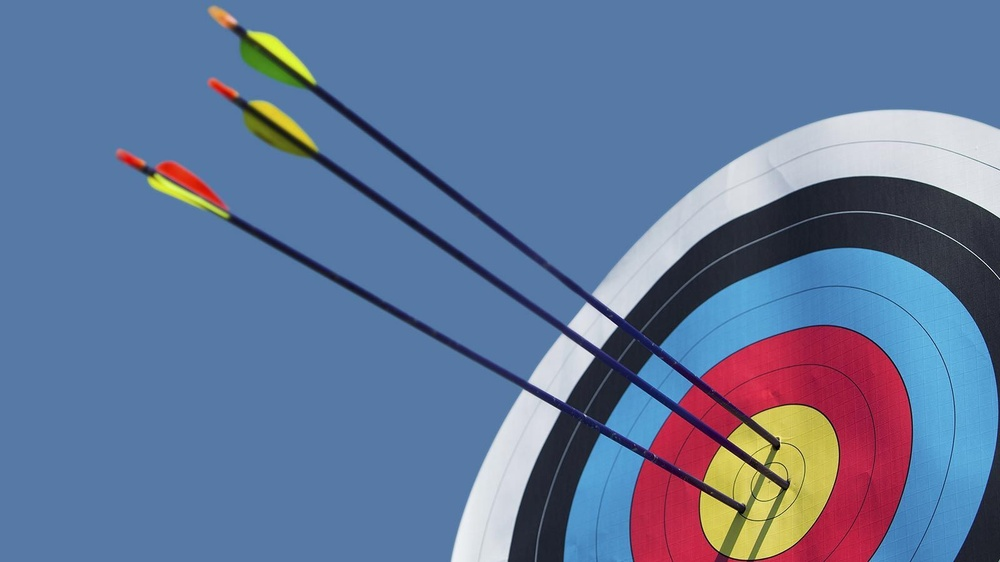
#> input picture icon.jpg, 1000 x 562 px, shrunk from 1600 x 900 before the run
$ python opencv1.py
#> lines starting #> are read from the running program, lines starting #| are printed output that depends on the picture
import cv2
img=cv2.imread('icon.jpg',0)
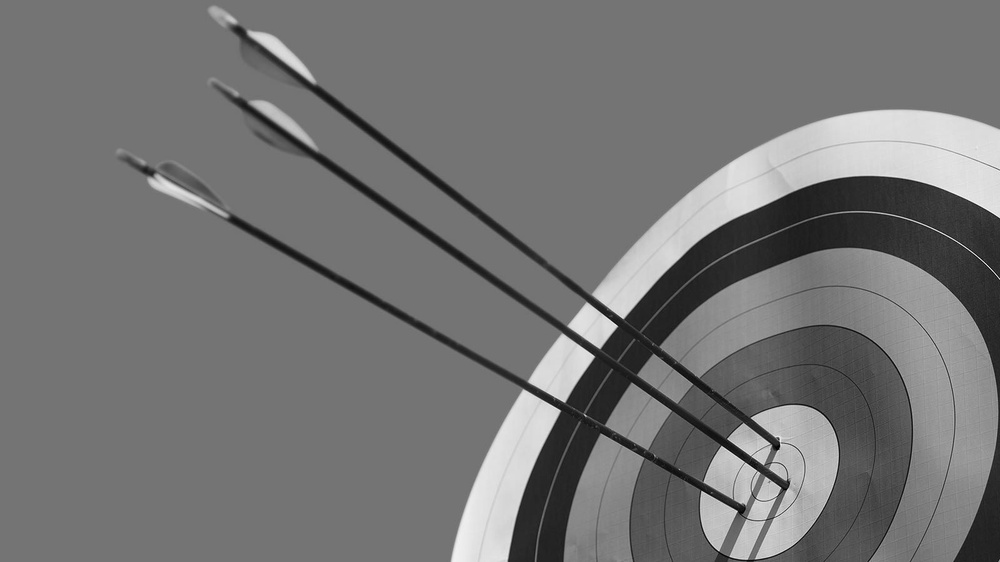
#> img: shape (562, 1000); min 0, max 253, mean 116.6
print(img)
#> (printed output is left out)
cv2.imshow('image',img)
k=cv2.waitKey(0)
#> (key Esc is pressed here)
if k==27:
    cv2.destroyAllWindows()
elif k==ord('s'):
    cv2.imwrite('lena.jpg', img)
    cv2.destroyAllWindows()
